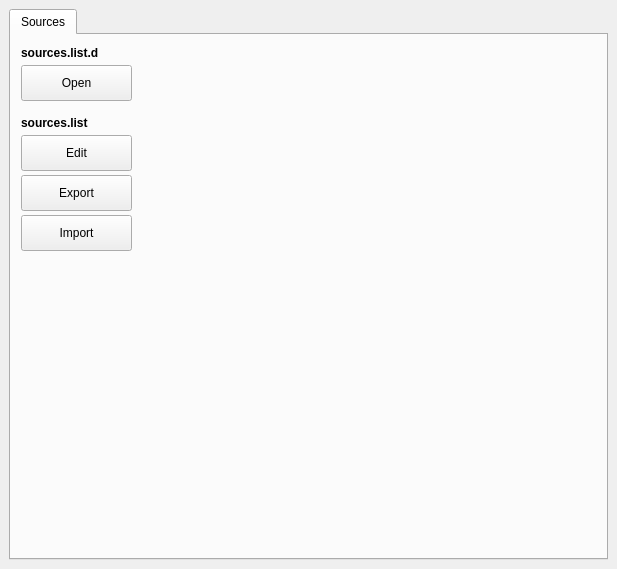
    <widget class="QWidget" name="tab_16">
     <attribute name="icon">
      <iconset resource="ubunsys.qrc">
       <normaloff>:/images/nav_10-512.png</normaloff>:/images/nav_10-512.png</iconset>
     </attribute>
     <attribute name="title">
      <string/>
     </attribute>
     <widget class="QTabWidget" name="tabWidget_8">
      <property name="geometry">
       <rect>
        <x>9</x>
        <y>9</y>
        <width>599</width>
        <height>551</height>
       </rect>
      </property>
      <property name="font">
       <font>
        <weight>50</weight>
        <bold>false</bold>
       </font>
      </property>
      <property name="autoFillBackground">
       <bool>false</bool>
      </property>
      <property name="currentIndex">
       <number>0</number>
      </property>
      <widget class="QWidget" name="tab_27">
       <attribute name="title">
        <string>Sources</string>
       </attribute>
       <widget class="QLabel" name="label_8">
        <property name="geometry">
         <rect>
          <x>10</x>
          <y>10</y>
          <width>141</width>
          <height>16</height>
         </rect>
        </property>
        <property name="font">
         <font>
          <weight>75</weight>
          <bold>true</bold>
         </font>
        </property>
        <property name="toolTip">
         <string>&lt;html&gt;&lt;head/&gt;&lt;body&gt;&lt;p&gt;&lt;span style=&quot; font-weight:400;&quot;&gt;Using the directory you can easily add new repositories without the need to edit the central/etc/apt/sources.list file. I.e. you can just put a file with a unique name and the same format as /etc/apt/sources.list into this folder and it is used by apt.&lt;/span&gt;&lt;/p&gt;&lt;p&gt;&lt;span style=&quot; font-weight:400;&quot;&gt;In order to remove this source again you can just remove that specific file without the need for handling side effects, parsing or mangling with/etc/apt/sources.list. It's mainly for scripts or other packages to put their repositories there automatically - if you manually add repositories you could add them to /etc/apt/sources.list manually.&lt;/span&gt;&lt;br/&gt;&lt;/p&gt;&lt;/body&gt;&lt;/html&gt;</string>
        </property>
        <property name="text">
         <string>sources.list.d</string>
        </property>
       </widget>
       <widget class="QPushButton" name="openSourcesListDButton">
        <property name="geometry">
         <rect>
          <x>10</x>
          <y>30</y>
          <width>111</width>
          <height>36</height>
         </rect>
        </property>
        <property name="whatsThis">
         <string/>
        </property>
        <property name="text">
         <string>Open</string>
        </property>
        <property name="iconSize">
         <size>
          <width>30</width>
          <height>30</height>
         </size>
        </property>
        <property name="shortcut">
         <string/>
        </property>
        <property name="checkable">
         <bool>false</bool>
        </property>
       </widget>
       <widget class="QPushButton" name="importSourcesListButton">
        <property name="geometry">
         <rect>
          <x>10</x>
          <y>180</y>
          <width>111</width>
          <height>36</height>
         </rect>
        </property>
        <property name="whatsThis">
         <string/>
        </property>
        <property name="text">
         <string>Import</string>
        </property>
        <property name="iconSize">
         <size>
          <width>30</width>
          <height>30</height>
         </size>
        </property>
        <property name="shortcut">
         <string/>
        </property>
        <property name="checkable">
         <bool>false</bool>
        </property>
       </widget>
       <widget class="QPushButton" name="openSourcesListButton">
        <property name="geometry">
         <rect>
          <x>10</x>
          <y>100</y>
          <width>111</width>
          <height>36</height>
         </rect>
        </property>
        <property name="whatsThis">
         <string/>
        </property>
        <property name="text">
         <string>Edit</string>
        </property>
        <property name="iconSize">
         <size>
          <width>30</width>
          <height>30</height>
         </size>
        </property>
        <property name="shortcut">
         <string/>
        </property>
        <property name="checkable">
         <bool>false</bool>
        </property>
       </widget>
       <widget class="QPushButton" name="backupSourcesListButton">
        <property name="geometry">
         <rect>
          <x>10</x>
          <y>140</y>
          <width>111</width>
          <height>36</height>
         </rect>
        </property>
        <property name="whatsThis">
         <string/>
        </property>
        <property name="text">
         <string>Export</string>
        </property>
        <property name="iconSize">
         <size>
          <width>30</width>
          <height>30</height>
         </size>
        </property>
        <property name="shortcut">
         <string/>
        </property>
        <property name="checkable">
         <bool>false</bool>
        </property>
       </widget>
       <widget class="QLabel" name="label_52">
        <property name="geometry">
         <rect>
          <x>10</x>
          <y>80</y>
          <width>141</width>
          <height>16</height>
         </rect>
        </property>
        <property name="font">
         <font>
          <weight>75</weight>
          <bold>true</bold>
         </font>
        </property>
        <property name="toolTip">
         <string>&lt;html&gt;&lt;head/&gt;&lt;body&gt;&lt;p&gt;&lt;span style=&quot; font-weight:400;&quot;&gt;Apt uses this file to lists the 'sources' from which packages can be obtained.&lt;/span&gt;&lt;/p&gt;&lt;/body&gt;&lt;/html&gt;</string>
        </property>
        <property name="text">
         <string>sources.list</string>
        </property>
       </widget>
      </widget>
     </widget>
    </widget>
